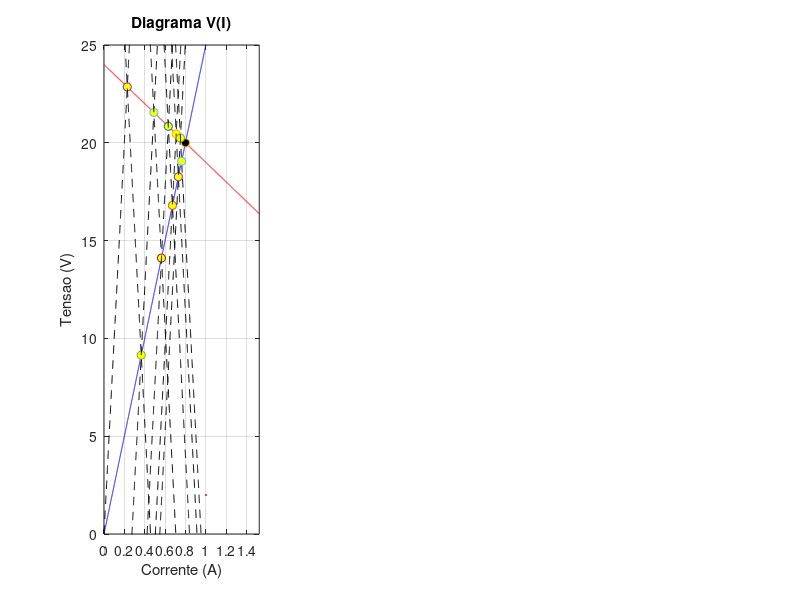

MATLAB code to generate this figure: (Note: this script raises an error after producing the figure.)
clc; clear; close all;

%Vs = 75; Rs = 100; RL_CC = 200; Td = 2e-3; Z0=50; tolerancia = 0.05;
Vs=24; Rs=5; RL_CC=25; Z0=100; Td_ma=5e-3; tolerancia = -20;
n_iteracoes=9;

% fonte + carga
figure('Name', 'Diagrama V(I)', 'NumberTitle', 'off', 'ToolBar', 'none', 'MenuBar', 'none');
I = Vs/Rs;
x = linspace(0, I, 10000);
f = @(x) Vs - Rs .* x;

subplot(1, 3, 1);
grafico_fonte = plot(x, f(x), 'r', LineWidth = 2);
hold on;

c = @(x) RL_CC .* x;
grafico_carga = plot(x, c(x), 'b', LineWidth = 2);
grid on;
xlabel('Corrente (A)'); ylabel('Tensão (V)');
grid on;

% ponto de operação
zero_x = fzero(@(x) f(x) - c(x), 2);
zero_y = f(zero_x);

po = plot(zero_x, zero_y, 'o', 'MarkerFaceColor','k');

title('Diagrama V(I)');
xlabel('Corrente (A)'); ylabel('Tensao (V)');
%legend([grafico_fonte, grafico_carga, po], {'Fonte', 'Carga', 'Ponto de operação'}, 'Location', 'best');

% tensão na carga + fonte
zer_x = 0;
zer_y = 0;

pontos_x = zeros(1, n_iteracoes);
pontos_y = zeros(1, n_iteracoes);
terminado = false;
for k = 0:n_iteracoes

    if mod(k, 2) == 0
        b = zer_y - Z0 * zer_x;
        y1 = @(x) Z0.*x + b;
        
        pontos_x(k + 1) = zer_x;
        pontos_y(k + 1) = zer_y;
        
        zer_x = fzero(@(x) f(x) - y1(x), 1);
        zer_y = y1(zer_x);
        
        if (abs(zer_x - pontos_x(k + 1)) < tolerancia) || (abs(zer_y - pontos_y(k + 1)) < tolerancia)
            fprintf("O método foi interrompido pois atingiu o valor da tolerância.");
            terminado = true;
            break;
        end

        plot(x, y1(x), 'k--');
        hold on;
        plot(zer_x, zer_y, 'o', 'MarkerFaceColor','y');
        
    else
        b = zer_y + Z0 * zer_x;
        y2 = @(x) -Z0.*x + b;

        pontos_x(k + 1) = zer_x;
        pontos_y(k + 1) = zer_y;

        zer_x = fzero(@(x) c(x) - y2(x), 1);
        zer_y = y2(zer_x);
        
        if (abs(zer_x - pontos_x(k + 1)) < tolerancia) || (abs(zer_y - pontos_y(k + 1)) < tolerancia)
            fprintf("O método foi interrompido pois atingiu o valor da tolerância.");
            terminado = true;
            break;
        end

        plot(x, y2(x), 'k--');
        hold on;
        plot(zer_x, zer_y, 'o', 'MarkerFaceColor','y');
    end

    if I > 4 * zer_x
        ylim([0 Vs+1]); xlim([0 2*zer_x]);
    else
        ylim([0 Vs+1]); xlim([0 I]);
    end
end
legend([grafico_fonte, grafico_carga, po], {'Fonte', 'Carga', 'Ponto de operação'}, 'Location', 'best');
hold off;

% gráfico tensão
Td_ma = Td_ma*1e3;

if ~terminado
    x_tensao_fonte = 0 : 2*Td_ma : n_iteracoes*Td_ma;
    x_tensao_carga = [0, Td_ma : 2*Td_ma : n_iteracoes*Td_ma - Td_ma, n_iteracoes*Td_ma];

    x_corrente_fonte = x_tensao_fonte;
    x_corrente_carga = x_tensao_carga;
    
    if mod(n_iteracoes, 2) == 0
        va = zeros(1, n_iteracoes/2 + 2);  %tensão na carga
        ia = zeros(1, n_iteracoes/2 + 2);  %corrente na carga

        vb = zeros(1, n_iteracoes/2 + 1);  %tensão na fonte
        ib = zeros(1, n_iteracoes/2 + 1);  %tensão na fonte

    else
        va = zeros(1, round(n_iteracoes/2) + 1);  %tensão na carga
        ia = zeros(1, round(n_iteracoes/2) + 1);  %corrente na carga

        vb = zeros(1, round(n_iteracoes/2));  %tensão na fonte
        ib = zeros(1, round(n_iteracoes/2));  %tensão na fonte
    end

    aux_va = 0;
    aux_ia = 0;
    aux_vb = 0;
    aux_ib = 0;

    for k = 0:n_iteracoes
        if mod(k, 2) == 0
            va(aux_va + 1) = pontos_y(k + 1);
            aux_va = aux_va + 1;
            ia(aux_ia + 1) = pontos_x(k + 1);
            aux_ia = aux_ia + 1;
        else
            vb(aux_vb + 1) = pontos_y(k + 1);
            aux_vb = aux_vb + 1;
            ib(aux_ib + 1) = pontos_x(k + 1);
            aux_ib = aux_ib + 1;
        end
    end
    
    va(end) = va(end-1);
    vb(end) = vb(end-1);

    ia(end) = ia(end-1);
    ib(end) = ib(end-1);

    subplot(1, 3, 2);
    stairs(x_tensao_fonte, vb, 'r', LineWidth = 2);
    hold on;
    stairs(x_tensao_carga, va, 'b', LineWidth = 2);
    xlabel("t(ms)"); ylabel("V");
    title('Tensão');
    ylim([0 max(pontos_y) + 1]); xlim([0 n_iteracoes * Td_ma + 2 * Td_ma]);
    legend('Tensão na fonte', 'Tensão na carga', 'Location', 'best');
    grid on;
    hold off;

    subplot(1, 3, 3);
    stairs(x_corrente_fonte, ib, 'r', LineWidth = 2);
    hold on;
    stairs(x_corrente_carga, ia, 'b', LineWidth = 2);
    xlabel("t(ms)"); ylabel("A");
    title('Corrente');
    ylim([0 max(pontos_x)]); xlim([0 n_iteracoes* Td_ma + 2 * Td_ma]);
    legend('Corrente na fonte', 'Corrente na carga', 'Location', 'best');
    grid on;
    hold off;

end
